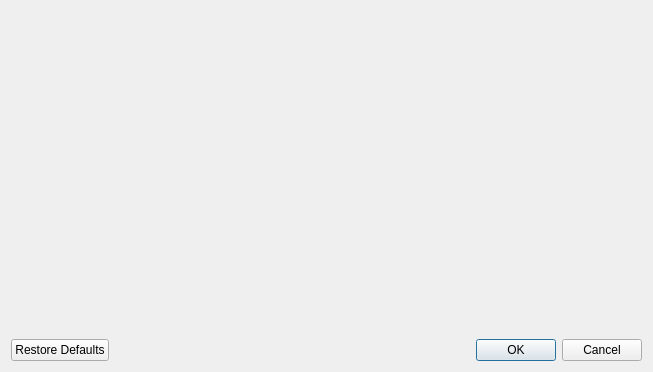
<?xml version="1.0" encoding="UTF-8"?>
<ui version="4.0">
 <class>ColorManagerDialog</class>
 <widget class="QDialog" name="ColorManagerDialog">
  <property name="geometry">
   <rect>
    <x>0</x>
    <y>0</y>
    <width>653</width>
    <height>372</height>
   </rect>
  </property>
  <property name="windowTitle">
   <string>Dialog</string>
  </property>
  <layout class="QGridLayout" name="gridLayout">
   <item row="1" column="0">
    <widget class="QDialogButtonBox" name="buttonBox">
     <property name="orientation">
      <enum>Qt::Horizontal</enum>
     </property>
     <property name="standardButtons">
      <set>QDialogButtonBox::Cancel|QDialogButtonBox::Ok|QDialogButtonBox::RestoreDefaults</set>
     </property>
    </widget>
   </item>
   <item row="0" column="0">
    <widget class="ive::ColorSettingsWidget" name="widget" native="true"/>
   </item>
  </layout>
 </widget>
 <customwidgets>
  <customwidget>
   <class>ive::ColorSettingsWidget</class>
   <extends>QWidget</extends>
   <header>interface/colors/colorsettingswidget.h</header>
   <container>1</container>
  </customwidget>
 </customwidgets>
 <resources/>
 <connections>
  <connection>
   <sender>buttonBox</sender>
   <signal>accepted()</signal>
   <receiver>ColorManagerDialog</receiver>
   <slot>accept()</slot>
   <hints>
    <hint type="sourcelabel">
     <x>248</x>
     <y>254</y>
    </hint>
    <hint type="destinationlabel">
     <x>157</x>
     <y>274</y>
    </hint>
   </hints>
  </connection>
  <connection>
   <sender>buttonBox</sender>
   <signal>rejected()</signal>
   <receiver>ColorManagerDialog</receiver>
   <slot>reject()</slot>
   <hints>
    <hint type="sourcelabel">
     <x>316</x>
     <y>260</y>
    </hint>
    <hint type="destinationlabel">
     <x>286</x>
     <y>274</y>
    </hint>
   </hints>
  </connection>
 </connections>
</ui>
